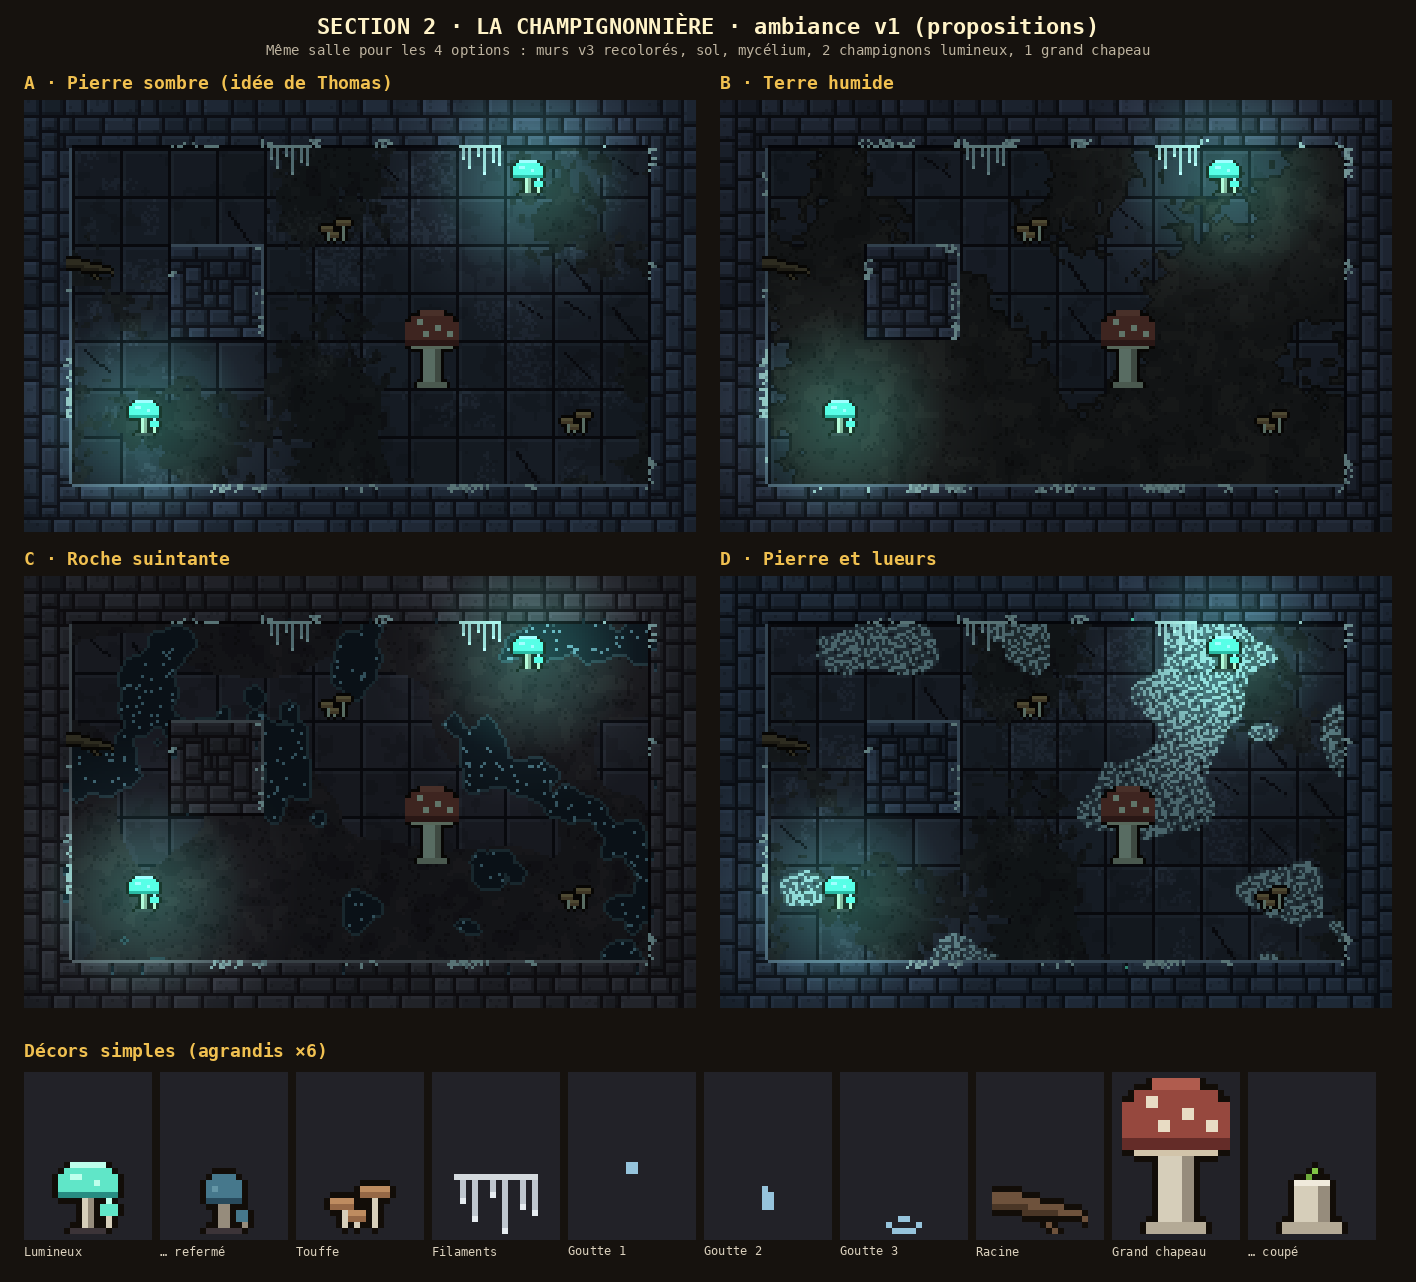

Here is the Python script that generated this plot:
"""Section 2, la CHAMPIGNONNIÈRE : ambiance v1 (Thomas, 2026-11-14 : « commence à drafter le sol, les murs et les décors
simples ; propose plusieurs options ; je propose des pierres un peu plus sombres, dans le même esprit que la section du
dessus »). PROPOSITIONS, rien n'est en jeu. Brief : `claude/BRIEF_CHAMPIGNONNIERE.md`.

Quatre options de sol + murs, dessinées sur la même petite salle, puis les décors simples :
- A « Pierre sombre » (l'idée de Thomas) : les murs v3 de la section 1, pierres plus sombres et plus froides, joints
  presque noirs ; sol de dalles sombres sous une terre humide ; des filaments blancs de mycélium au lieu de la mousse.
- B « Terre humide » : le sol A de la planche des sols (terre battue où affleurent des dalles), plus sombre et mouillé ;
  murs sombres, mycélium épais qui descend des joints.
- C « Roche suintante » : pierres sombres tirant sur le brun-violet, coulures d'humidité sous les joints ; sol de terre
  et de flaques, quelques dalles.
- D « Pierre et lueurs » : comme A, avec des points lumineux bleu-vert dans les joints du mur et un tapis de mycélium au sol.

Décors simples : champignon lumineux (ouvert, refermé), touffe de petits champignons, filaments au mur, goutte qui
tombe, flaque, racine, grand chapeau (remplace la colonne).

  python3 art/champi_v1.py   → art/champi_v1.png
"""
import os
import sys

import numpy as np
from PIL import Image, ImageDraw

sys.path.insert(0, os.path.dirname(os.path.abspath(__file__)))
import murs_v3 as M  # noqa: E402
from pix import fbm, font, grid, hash2, outline_mask, up, value_noise  # noqa: E402
from dortoir_v2 import Sprite  # noqa: E402

T = 16
PLAN = [
    "##############",
    "#............#",
    "#............#",
    "#..##........#",
    "#..##........#",
    "#.......#....#",
    "#............#",
    "#............#",
    "##############",
]

# ---------------------------------------------------------------- sols


def earth(xs, ys, seed, tones):
    n = fbm(xs, ys, 6, seed, 2)
    out = np.zeros(xs.shape + (3,))
    for i, c in enumerate(tones):
        sel = (n >= i / 3) & (n < (i + 1) / 3) if i < 2 else (n >= 2 / 3)
        out[sel] = c
    grain = hash2(xs.astype(int), ys.astype(int), seed + 5) > 0.93
    out[grain] = out[grain] * 0.75
    return out


def slabs(xs, ys, seed, stone, hi, joint):
    cx, cy = (xs // T).astype(int), (ys // T).astype(int)
    lx, ly = xs % T, ys % T
    tint = 0.88 + 0.2 * hash2(cx, cy, seed)
    out = np.array(stone, float)[None, None, :] * tint[..., None]
    h = ((lx == 1) | (ly == 1)) & (lx > 0) & (ly > 0)
    out[h] = np.array(hi) * tint[h][..., None]
    worn = fbm(xs, ys, 5, seed + 9, 2) > 0.62
    out[worn] = out[worn] * 0.88
    j = (lx == 0) | (ly == 0)
    out[j] = joint
    crack = (hash2(cx, cy, seed + 3) < 0.14) & (np.abs((lx - ly * (0.6 + hash2(cx, cy, seed + 4)))) < 0.6) & (lx > 3) & (lx < 13)
    out[crack] = joint
    return out


WET_EARTH = [(34, 32, 36), (40, 38, 42), (47, 44, 48)]
DARK_STONE, DARK_HI, DARK_JOINT = (52, 52, 66), (64, 64, 80), (20, 18, 26)


def floor_A(xs, ys):
    """Dalles sombres, une terre humide les recouvre par plaques ; quelques reflets mouillés."""
    out = slabs(xs, ys, 41, DARK_STONE, DARK_HI, DARK_JOINT)
    dust = fbm(xs, ys, 36, 51, 2) + 0.2 * (value_noise(xs, ys, 3, 52) - 0.5)
    m = dust < 0.42
    out[m] = earth(xs, ys, 61, WET_EARTH)[m]
    wet = (fbm(xs, ys, 14, 71, 2) > 0.66) & (hash2(xs.astype(int), ys.astype(int), 72) > 0.6)
    out[wet] = out[wet] * 1.25
    return out


def floor_B(xs, ys):
    """Terre battue humide où affleurent des dalles aux bords rongés."""
    base = earth(xs, ys, 11, [(38, 33, 34), (45, 39, 40), (53, 46, 46)])
    show = fbm(xs, ys, 40, 21, 2) + 0.18 * (value_noise(xs, ys, 3, 22) - 0.5)
    m = show > 0.6
    out = base.copy()
    out[m] = slabs(xs, ys, 31, DARK_STONE, DARK_HI, DARK_JOINT)[m]
    edge = outline_mask(m)
    out[edge] = out[edge] * 0.65
    return out


def floor_C(xs, ys):
    """Terre brun-violet, flaques sombres qui brillent, rares dalles."""
    base = earth(xs, ys, 13, [(40, 32, 38), (48, 38, 44), (56, 45, 50)])
    show = fbm(xs, ys, 40, 23, 2)
    m = show > 0.66
    base[m] = slabs(xs, ys, 33, (58, 50, 62), (70, 62, 76), DARK_JOINT)[m]
    pud = fbm(xs, ys, 22, 91, 3) < 0.3
    base[pud] = (26, 34, 44)
    rim = outline_mask(pud)
    base[rim] = (60, 74, 86)
    shine = pud & (hash2(xs.astype(int), ys.astype(int), 93) > 0.94)
    base[shine] = (120, 150, 170)
    return base


def floor_D(xs, ys):
    """Comme A, avec un tapis de mycélium blanc-bleu par plaques (filaments fins)."""
    out = floor_A(xs, ys)
    myc = fbm(xs, ys, 26, 81, 2) > 0.7
    threads = myc & ((hash2(xs.astype(int), ys.astype(int), 82) > 0.8) | ((xs + ys * 2).astype(int) % 7 == 0) | ((xs * 2 - ys).astype(int) % 9 == 0))
    out[threads] = (176, 190, 200)
    halo = outline_mask(threads) & myc
    out[halo] = out[halo] * 0.6 + np.array((120, 140, 150)) * 0.4
    return out


# ---------------------------------------------------------------- murs (murs v3, recolorés)


def wall_variant(stone_base, jamb_base, mortar, hi, sh):
    def stone_color(bid):
        t = M.hsh(*[hash(p) & 0xFFFF if isinstance(p, str) else p for p in bid])
        base = jamb_base if bid[0] == "jamb" else stone_base
        k = 0.82 + 0.34 * (0.5 + t * 0.4 if bid[0] == "jamb" else t)
        return tuple(min(255, int(c * k)) for c in base)

    def apply():
        M.stone_color = stone_color
        M.COL.update({"mortar": mortar, "hi": hi, "sh": sh, "dark": (8, 7, 10)})
    return apply


WALLS = {
    "A": wall_variant((70, 72, 94), (96, 98, 122), (30, 28, 38), (128, 132, 156), (14, 12, 20)),
    "B": wall_variant((66, 64, 84), (90, 88, 110), (26, 24, 32), (120, 122, 144), (12, 10, 18)),
    "C": wall_variant((74, 62, 72), (98, 84, 94), (32, 24, 30), (132, 118, 128), (16, 10, 14)),
    "D": wall_variant((66, 70, 92), (92, 96, 120), (24, 26, 36), (124, 130, 154), (12, 12, 20)),
}


def wall_dressing(px, walls, opt, W, H):
    """Mycélium à la place de la mousse ; coulures (C) ; points lumineux (D)."""
    for Y in range(H):
        for X in range(W):
            cx, cy = X // T, Y // T
            if not walls.wall(cx, cy):
                continue
            n = M.smooth_noise(X, Y, 8, 31)
            near = any(walls.floor((X + dx) // T, (Y + dy) // T) for dx, dy in ((0, 3), (0, -3), (3, 0), (-3, 0)))
            if not near:
                continue
            r = M.hsh(X, Y, 32)
            joint = px[X, Y] == M.COL["mortar"]
            thick = 0.6 if opt == "B" else 0.7
            if n > thick and (joint or r < (n - thick) * 3):
                px[X, Y] = (212, 218, 222) if r < 0.5 else (168, 176, 184)
            if opt == "C" and joint and M.hsh(X // 3, Y // 6, 33) < 0.18:
                # coulure d'humidité : quelques pixels sombres et brillants sous le joint
                for k in range(1, 4):
                    if Y + k < H and walls.wall((X) // T, (Y + k) // T):
                        px[X, Y + k] = (30, 40, 52) if k < 3 else (70, 92, 110)
            if opt == "D" and joint and r < 0.035:
                px[X, Y] = (120, 255, 214)


# ---------------------------------------------------------------- décors (sprites)

GLOW, GLOW_L, GLOW_D = (96, 230, 200, 255), (190, 255, 236, 255), (40, 140, 130, 255)
STEM, STEM_D = (214, 206, 186, 255), (150, 140, 124, 255)
CAP, CAP_D = (70, 120, 140, 255), (40, 74, 92, 255)


def glow_mushroom(closed=False):
    """Champignon lumineux : chapeau bleu-vert qui luit ; refermé (il a eu peur du bruit), il se recroqueville et s'éteint."""
    s = Sprite(12, 12)
    if not closed:
        s.r(1, 2, 10, 3, GLOW).r(2, 1, 8, 1, GLOW).r(3, 0, 6, 1, GLOW_L).r(1, 5, 10, 1, GLOW_D)
        s.p(3, 2, GLOW_L).p(4, 2, GLOW_L).p(7, 3, GLOW_L)
        s.r(5, 6, 2, 5, STEM).r(6, 6, 1, 5, STEM_D)
        s.r(3, 11, 6, 1, (60, 52, 56, 255))
        # un petit à côté
        s.r(8, 7, 3, 2, GLOW).p(9, 6, GLOW_L).r(9, 9, 1, 2, STEM)
    else:
        s.r(3, 3, 6, 4, CAP).r(4, 2, 4, 1, CAP).r(3, 6, 6, 1, CAP_D).p(4, 4, (100, 150, 166, 255))
        s.r(5, 7, 2, 4, STEM_D).r(3, 11, 6, 1, (60, 52, 56, 255))
        s.r(8, 8, 2, 2, CAP).r(9, 10, 1, 1, STEM_D)
    return s.done()


def tuft():
    """Touffe de petits champignons bruns (décor au sol)."""
    s = Sprite(12, 9)
    for x, y, w in ((1, 3, 4), (6, 1, 5), (4, 5, 3)):
        s.r(x, y, w, 2, (150, 104, 70, 255)).r(x, y, w, 1, (190, 140, 96, 255))
        s.r(x + w // 2, y + 2, 1, 8 - y - 2, STEM)
    return s.done()


def wall_threads():
    """Filaments de mycélium qui pendent d'un joint du mur."""
    s = Sprite(14, 10)
    s.r(0, 0, 14, 1, (212, 218, 222, 255))
    for x, ln in ((1, 4), (3, 7), (6, 3), (8, 9), (11, 5), (13, 6)):
        s.r(x, 1, 1, ln, (190, 198, 206, 255)).p(x, ln, (230, 236, 240, 255))
    return s.done(outline=False)


def drip(stage=0):
    """Goutte qui tombe du plafond : trois images (qui se forme, qui tombe, qui éclabousse)."""
    s = Sprite(6, 12)
    W1 = (150, 196, 220, 255)
    if stage == 0:
        s.r(2, 0, 2, 2, W1)
    elif stage == 1:
        s.r(2, 5, 2, 3, W1).p(2, 4, W1)
    else:
        s.p(0, 10, W1).p(5, 10, W1).r(1, 11, 4, 1, W1).p(2, 9, W1).p(3, 9, W1)
    return s.done(outline=False)


def root():
    """Racine qui sort du mur et rampe sur le sol."""
    s = Sprite(16, 8)
    R, RD = (110, 82, 60, 255), (74, 54, 38, 255)
    s.r(0, 1, 5, 2, R).r(4, 2, 4, 2, R).r(7, 3, 5, 2, R).r(11, 4, 4, 1, R).p(15, 5, R)
    s.r(0, 3, 6, 1, RD).r(5, 4, 6, 1, RD).p(9, 6, R).p(10, 7, R)
    return s.done()


def big_cap(state="whole"):
    """GRAND CHAPEAU (remplace la colonne) : un champignon géant d'une case, on se cache dessous ; coupé : la souche."""
    s = Sprite(18, 26)
    if state == "whole":
        s.r(0, 4, 18, 6, (150, 72, 62, 255)).r(2, 2, 14, 2, (150, 72, 62, 255)).r(5, 0, 8, 2, (176, 92, 78, 255))
        s.r(0, 10, 18, 2, (100, 44, 40, 255)).r(2, 12, 14, 1, (210, 196, 170, 255))
        for x, y in ((4, 3), (10, 5), (14, 7), (6, 7)):
            s.r(x, y, 2, 2, (232, 220, 196, 255))
        s.r(6, 13, 6, 12, STEM).r(10, 13, 2, 12, STEM_D).r(4, 24, 10, 2, (180, 170, 150, 255))
    else:
        s.r(6, 18, 6, 6, STEM).r(10, 18, 2, 6, STEM_D).r(6, 17, 6, 1, (240, 234, 220, 255)).r(4, 24, 10, 2, (180, 170, 150, 255))
        s.p(8, 16, (110, 170, 60, 255)).p(9, 15, (130, 196, 70, 255))  # une pousse qui repart
    return s.done()


# ---------------------------------------------------------------- une salle par option

DECOR = [  # (case x, case y, sprite, décalage) : mêmes décors pour chaque option
    (10, 1, "glow", (2, 4)), (2, 6, "glow", (2, 4)), (11, 6, "tuft", (2, 7)), (6, 2, "tuft", (2, 7)),
    (8, 5, "cap", (-1, -10)),
]


def room(opt):
    WALLS[opt]()
    walls = M.Walls(PLAN)
    img = M.render(PLAN, moss=False)
    W, H = img.size
    px = img.load()
    xs, ys = grid(W, H)
    floor = {"A": floor_A, "B": floor_B, "C": floor_C, "D": floor_D}[opt](xs, ys)
    for Y in range(H):
        for X in range(W):
            if walls.floor(X // T, Y // T):
                px[X, Y] = tuple(int(v) for v in floor[Y, X])
    wall_dressing(px, walls, opt, W, H)
    # Le pilier 2 × 2 du plan reste en pierre ; la case (8, 5) devient un GRAND CHAPEAU posé sur du sol.
    for Y in range(5 * T, 6 * T):
        for X in range(8 * T, 9 * T):
            px[X, Y] = tuple(int(v) for v in floor[Y, X])
    sprites = {"glow": glow_mushroom().img(), "tuft": tuft().img(), "cap": big_cap().img()}
    for cx, cy, name, (ox, oy) in DECOR:
        sp = sprites[name]
        img.paste(sp, (cx * T + ox, cy * T + oy), sp)
    img.paste(wall_threads().img(), (5 * T + 1, 1 * T - 1), wall_threads().img())
    img.paste(wall_threads().img(), (9 * T + 1, 1 * T - 1), wall_threads().img())
    img.paste(root().img(), (1 * T - 2, 3 * T + 4), root().img())
    # Lumière : la salle dans le noir, deux halos bleu-vert autour des champignons lumineux.
    a = np.asarray(img).astype(float)
    light = np.full((H, W), 0.55)
    for (cx, cy) in ((10.5, 1.6), (2.5, 6.6)):
        d = np.hypot(xs - cx * T, ys - cy * T) / T
        light = np.maximum(light, np.clip(1.2 - d / 5.0, 0, 1))
    tint = np.array((0.78, 1.0, 0.96))
    glow = np.clip(1.0 - light, 0, 1)
    a = a * light[..., None] * (tint[None, None, :] * (1 - glow[..., None] * 0.3) + glow[..., None] * 0.3 * np.array((0.6, 0.7, 1.0)))
    near = np.zeros((H, W))
    for (cx, cy) in ((10.5, 1.6), (2.5, 6.6)):
        d = np.hypot(xs - cx * T, ys - cy * T) / T
        near = np.maximum(near, np.clip(1 - d / 2.2, 0, 1))
    a = a + near[..., None] * np.array((14, 52, 44))
    return Image.fromarray(np.clip(a, 0, 255).astype(np.uint8), "RGB")


TITLES = {
    "A": "A · Pierre sombre (idée de Thomas)",
    "B": "B · Terre humide",
    "C": "C · Roche suintante",
    "D": "D · Pierre et lueurs",
}


def main():
    S = 3
    rooms = {k: up(room(k), S) for k in "ABCD"}
    rw, rh = rooms["A"].size
    pad = 24
    decors = [
        ("Lumineux", glow_mushroom()), ("… refermé", glow_mushroom(True)), ("Touffe", tuft()),
        ("Filaments", wall_threads()), ("Goutte 1", drip(0)), ("Goutte 2", drip(1)), ("Goutte 3", drip(2)),
        ("Racine", root()), ("Grand chapeau", big_cap()), ("… coupé", big_cap("cut")),
    ]
    dw = 136
    Wb = pad + 2 * (rw + pad)
    Hb = 70 + 2 * (rh + 44) + 60 + 200
    sheet = Image.new("RGB", (Wb, Hb), (22, 18, 14))
    d = ImageDraw.Draw(sheet)
    d.text((Wb // 2, 26), "SECTION 2 · LA CHAMPIGNONNIÈRE · ambiance v1 (propositions)", fill=(255, 243, 200), font=font(22), anchor="mm")
    d.text((Wb // 2, 50), "Même salle pour les 4 options : murs v3 recolorés, sol, mycélium, 2 champignons lumineux, 1 grand chapeau", fill=(190, 180, 160), font=font(14, False), anchor="mm")
    for i, k in enumerate("ABCD"):
        x = pad + (i % 2) * (rw + pad)
        y = 70 + (i // 2) * (rh + 44)
        d.text((x, y + 4), TITLES[k], fill=(240, 192, 80), font=font(18), anchor="lt")
        sheet.paste(rooms[k], (x, y + 30))
    y0 = 70 + 2 * (rh + 44) + 20
    d.text((pad, y0), "Décors simples (agrandis ×6)", fill=(240, 192, 80), font=font(18), anchor="lt")
    for i, (name, sp) in enumerate(decors):
        im = up(sp.img(), 6)
        x = pad + i * dw
        bg = Image.new("RGB", (dw - 8, 168), (34, 34, 40))
        bg.paste(im, ((bg.width - im.width) // 2, bg.height - im.height - 6), im)
        sheet.paste(bg, (x, y0 + 30))
        d.text((x, y0 + 204), name, fill=(220, 210, 190), font=font(12, False), anchor="lt")
    out = os.path.join(os.path.dirname(os.path.abspath(__file__)), "champi_v1.png")
    sheet.save(out)
    print("art/champi_v1.png", sheet.size)


if __name__ == "__main__":
    main()
